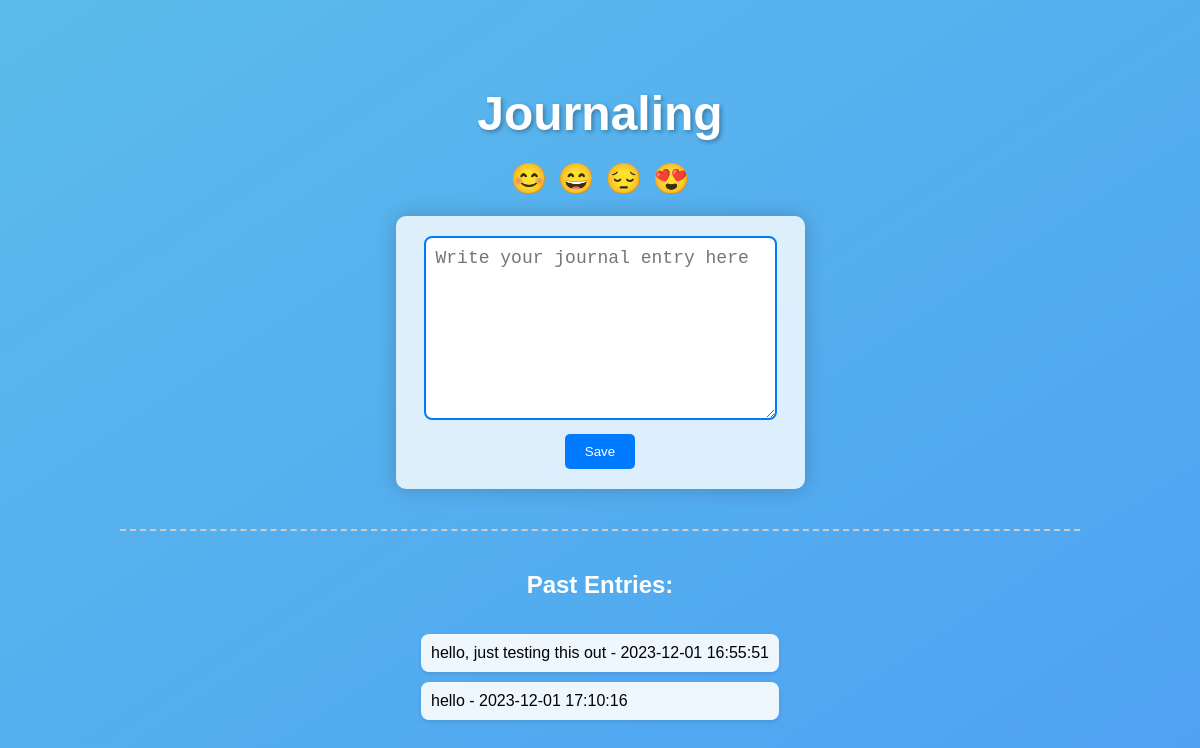
The app's page /journaling/mabraham24, older data.
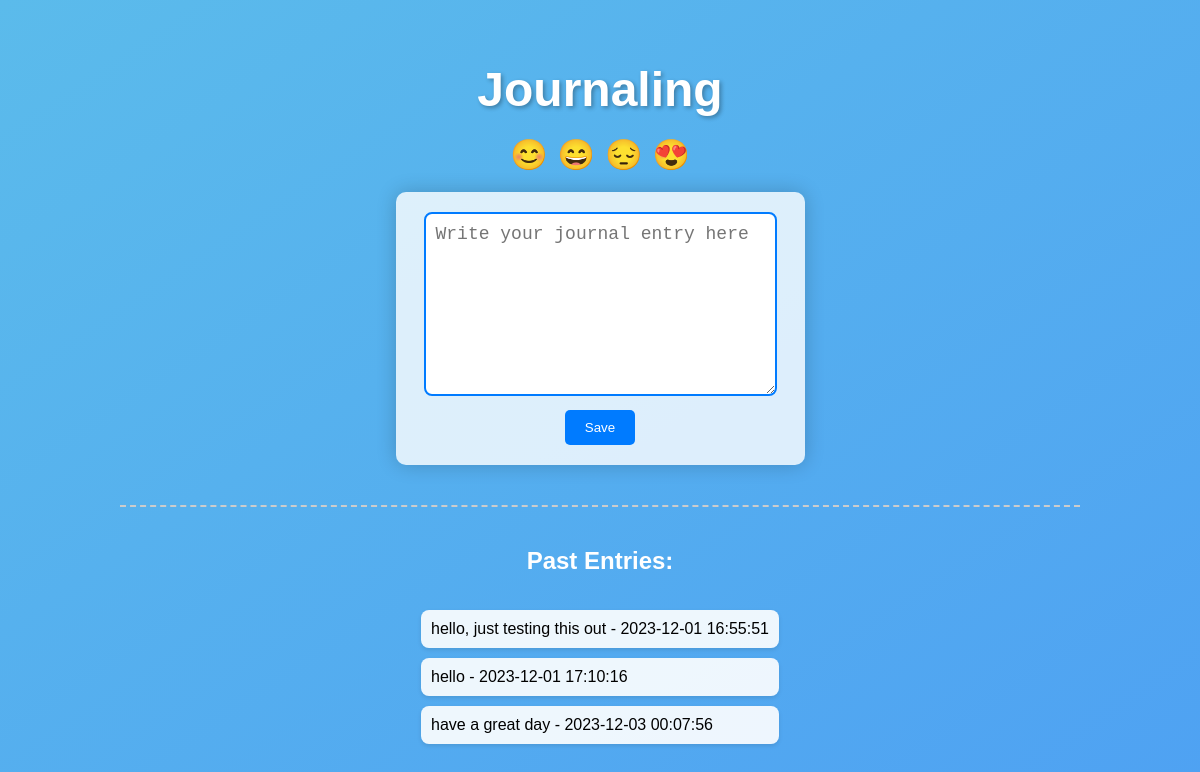
The same page, newer data.
### tables this page shows
CREATE TABLE user_entries (
              id INTEGER PRIMARY KEY AUTOINCREMENT,
              user_id INTEGER NOT NULL,
              journal_content TEXT,
              timestamp DATETIME DEFAULT CURRENT_TIMESTAMP,
              FOREIGN KEY(user_id) REFERENCES users(id)
          );

### app2.py (the view)
@app.route('/journaling/<username>')
def journaling(username):
    conn = sqlite3.connect('users.db')
    c = conn.cursor()
    c.execute('SELECT journal_content, timestamp FROM user_entries WHERE user_id = (SELECT id FROM users WHERE username = ?)', (username,))
    entries = c.fetchall()
    conn.close()
    return render_template('journaling.html', username=username, entries=entries)

### templates/journaling.html (shortened to what this page needs)
<!DOCTYPE html>
<html lang="en">
<head>
</head>
<body>
    <h1>Journaling</h1>
    <div class="emoji-selector">
        <button onclick="insertEmoji('😊')">😊</button>
        <button onclick="insertEmoji('😄')">😄</button>
        <button onclick="insertEmoji('😔')">😔</button>
        <button onclick="insertEmoji('😍')">😍</button>
    </div>
    <form action="{{ url_for('save_journal') }}" method="POST">
        <textarea name="journal_content" id="journal-content" cols="30" rows="8" placeholder="Write your journal entry here"></textarea>
        <br>
        <button type="submit">Save</button>
    </form>
    <hr>
    <h2>Past Entries:</h2>
    <ul>
        {% for entry in entries %}
            <li>{{ entry[0] }} - {{ entry[1] }}</li>
        {% endfor %}
    </ul>
</body>
</html>

### templates/journaling.html (style rules this page uses)
body { font-family: 'Arial', sans-serif; background: linear-gradient(to bottom right, #5bbbeb, #4288fa, #3463e6); background-size: 400% 400%; animation: gradientBG 10s ease infinite; color: white; margin: 0; padding: 0; display: flex; flex-direction: column; align-items: center; justify-content: center; height: 100vh; }
h1 { text-align: center; font-size: 3rem; margin-bottom: 20px; text-shadow: 2px 2px 4px rgba(0, 0, 0, 0.3); animation: textShadowAnim 3s ease infinite alternate; }
form { text-align: center; margin: 20px auto; max-width: 600px; padding: 20px; border-radius: 10px; box-shadow: 0 0 20px rgba(0, 0, 0, 0.2); background-color: rgba(255, 255, 255, 0.8); animation: fadeIn 1s ease; }
textarea { width: calc(100% - 40px); padding: 10px; margin-bottom: 10px; border-radius: 8px; border: 2px solid #007BFF; resize: vertical; background-color: white; color: #333; }
button { padding: 10px 20px; background-color: #007BFF; color: white; border: none; border-radius: 5px; cursor: pointer; transition: background-color 0.3s ease; }
hr { border: none; border-top: 2px dashed #ccc; margin: 20px auto; width: 80%; }
ul { list-style: none; padding: 0; }
li { margin-bottom: 10px; background-color: rgba(255, 255, 255, 0.9); padding: 10px; border-radius: 8px; box-shadow: 0 2px 4px rgba(0, 0, 0, 0.1); transition: transform 0.3s ease; color: black; }
.emoji-selector { display: flex; gap: 10px; }
.emoji-selector button { border: none; background: none; cursor: pointer; padding: 0; margin: 0; font-size: 30px; color: white; }
#journal-content { font-size: 18px; position: relative; }

Row changes from the older to the newer data that the page shows:
added user_entries: journal_content "have a great day", timestamp "2023-12-03 00:07:56"
